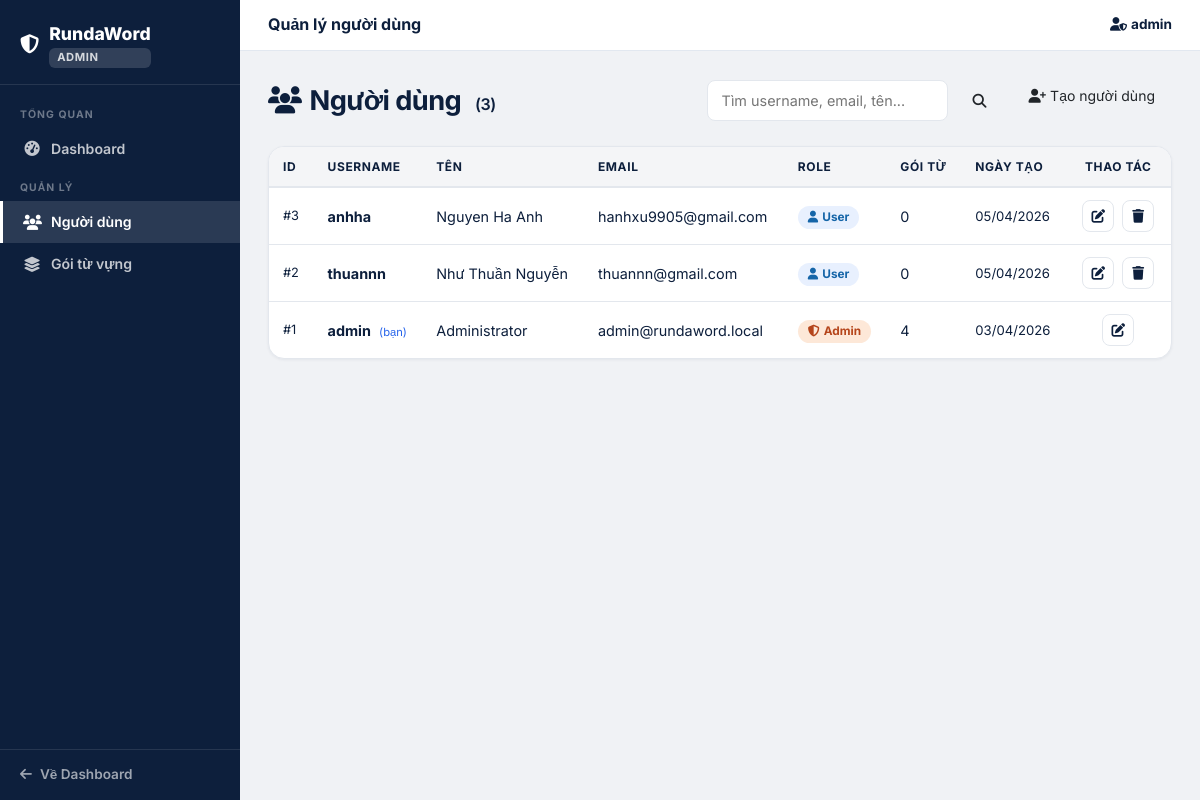
Page /admin/users (signed in) on the committed database.
### main.py (models this page shows, shortened)
class User(UserMixin, db.Model):
    __tablename__ = 'users'
    id            = db.Column(db.Integer, primary_key=True)
    username      = db.Column(db.String(50),  unique=True, nullable=False)
    name          = db.Column(db.String(100))
    email         = db.Column(db.String(120), unique=True, nullable=False)
    password_hash = db.Column(db.String(255), nullable=False)
    role          = db.Column(db.Integer, default=ROLE_USER, nullable=False)
    created_at    = db.Column(db.DateTime, default=datetime.utcnow)
    packages = db.relationship(
        'VocabPackage', backref='user', lazy=True, cascade='all, delete-orphan',
        foreign_keys='VocabPackage.user_id'
    )
    saved_packages = db.relationship(
        'VocabPackage', secondary=user_saved_packages,
        backref=db.backref('saved_by', lazy='dynamic'), lazy='dynamic'
    )

### main.py (the view)
@app.route('/admin/users')
@admin_required
def admin_users():
    q     = request.args.get('q', '').strip()
    query = User.query
    if q:
        query = query.filter(
            (User.username.ilike(f'%{q}%')) | (User.email.ilike(f'%{q}%')) | (User.name.ilike(f'%{q}%'))
        )
    users = query.order_by(User.created_at.desc()).all()
    return render_template('admin/users.html', users=users, search_query=q)

### main.py (called while the page is built)
def admin_required(f):
    @wraps(f)
    def decorated(*args, **kwargs):
        if not current_user.is_authenticated or current_user.role != ROLE_ADMIN:
            abort(403)
        return f(*args, **kwargs)
    return decorated

@login_manager.user_loader
def load_user(user_id):
    return User.query.get(int(user_id))

### templates/admin/users.html (shortened to what this page needs)
{% extends "admin/base_admin.html" %}
{% block topbar_title %}Quản lý người dùng{% endblock %}
{% block content %}
<div class="d-flex justify-content-between align-items-center mb-4 flex-wrap gap-3">
    <div class="page-title mb-0">
        <i class="fas fa-users me-2"></i>Người dùng
        <span style="font-size:1rem;color:var(--muted);font-weight:600;margin-left:8px;">({{ users|length }})</span>
    </div>
    <div class="d-flex gap-2 flex-wrap">
        <form method="GET" class="admin-search">
            <input type="text" name="q" placeholder="Tìm username, email, tên..."
                value="{{ search_query or '' }}">
            <button type="submit" class="btn btn-navy btn-sm px-3">
                <i class="fas fa-search"></i>
            </button>
        </form>
        <a href="{{ url_for('admin_create_user') }}" class="btn btn-navy btn-sm px-3">
            <i class="fas fa-user-plus me-1"></i>Tạo người dùng
        </a>
    </div>
</div>
<div class="rw-card" style="padding:0;overflow:hidden;">
    {% if users %}
    <table class="admin-table">
        <thead>
            <tr>
                <th>ID</th>
                <th>Username</th>
                <th>Tên</th>
                <th>Email</th>
                <th>Role</th>
                <th>Gói từ</th>
                <th>Ngày tạo</th>
                <th style="text-align:center;">Thao tác</th>
            </tr>
        </thead>
        <tbody>
            {% for user in users %}
            <tr>
                <td style="color:var(--muted);font-size:0.8rem;">#{{ user.id }}</td>
                <td>
                    <strong>{{ user.username }}</strong>
                    {% if user.id == current_user.id %}
                    <span style="font-size:0.7rem;color:var(--accent);margin-left:4px;">(bạn)</span>
                    {% endif %}
                </td>
                <td>{{ user.name or '—' }}</td>
                <td>{{ user.email }}</td>
                <td>
                    {% if user.role == 1 %}
                    <span class="admin-badge admin-badge-admin"><i class="fas fa-shield-alt me-1"></i>Admin</span>
                    {% else %}
                    <span class="admin-badge admin-badge-user"><i class="fas fa-user me-1"></i>User</span>
                    {% endif %}
                </td>
                <td>{{ user.packages | length }}</td>
                <td style="font-size:0.82rem;color:var(--muted);">
                    {{ user.created_at.strftime('%d/%m/%Y') }}
                </td>
                <td style="text-align:center;white-space:nowrap;">
                    <a href="{{ url_for('admin_edit_user', user_id=user.id) }}"
                       class="admin-action-btn" title="Chỉnh sửa">
                        <i class="fas fa-edit"></i>
                    </a>
                    {% if user.id != current_user.id %}
                    <button type="button" class="admin-action-btn danger" title="Xóa"
                        data-username="{{ user.username }}"
                        data-delete-url="{{ url_for('admin_delete_user', user_id=user.id) }}"
                        onclick="confirmDelete(this)">
                        <i class="fas fa-trash"></i>
                    </button>
                    {% endif %}
                </td>
            </tr>
            {% endfor %}
        </tbody>
    </table>
    {% else %}
    <div class="text-center py-5">
        <i class="fas fa-users fa-2x mb-3" style="color:var(--muted)"></i>
        <p class="text-muted mb-0">Không tìm thấy người dùng nào.</p>
    </div>
    {% endif %}
</div>
{% endblock %}

### templates/admin/base_admin.html (shortened to what this page needs)
<!DOCTYPE html>
<html lang="vi">
<head>
    <link href="https://cdn.jsdelivr.net/npm/bootstrap@5.3.0/dist/css/bootstrap.min.css" rel="stylesheet">
    <link href="https://cdnjs.cloudflare.com/ajax/libs/font-awesome/6.4.0/css/all.min.css" rel="stylesheet">
    <link href="{{ url_for('static', filename='css/main.css') }}" rel="stylesheet">
</head>
<body>
<div class="admin-shell">
    <aside class="admin-sidebar">
        <div class="admin-sidebar-brand">
            <a href="{{ url_for('admin_dashboard') }}">
                <i class="fas fa-shield-alt" style="font-size:1.2rem;"></i>
                <div>
                    RundaWord
                    <div class="admin-badge-label">ADMIN</div>
                </div>
            </a>
        </div>
        <nav class="admin-nav">
            <div class="admin-nav-section">Tổng quan</div>
            <a href="{{ url_for('admin_dashboard') }}"
               class="{{ 'active' if request.endpoint == 'admin_dashboard' else '' }}">
                <i class="fas fa-tachometer-alt"></i> Dashboard
            </a>
            <div class="admin-nav-section">Quản lý</div>
            <a href="{{ url_for('admin_users') }}"
               class="{{ 'active' if request.endpoint in ['admin_users', 'admin_create_user', 'admin_edit_user', 'admin_delete_user'] else '' }}">
                <i class="fas fa-users"></i> Người dùng
            </a>
            <a href="{{ url_for('admin_packages') }}"
               class="{{ 'active' if request.endpoint in ['admin_packages', 'admin_toggle_public', 'admin_delete_package'] else '' }}">
                <i class="fas fa-layer-group"></i> Gói từ vựng
            </a>
        </nav>
        <div class="admin-sidebar-footer">
            <a href="{{ url_for('dashboard') }}">
                <i class="fas fa-arrow-left"></i> Về Dashboard
            </a>
        </div>
    </aside>
    <div class="admin-main">
        <div class="admin-topbar">
            <div class="admin-topbar-title">{% block topbar_title %}Admin Panel{% endblock %}</div>
            <div class="admin-topbar-user">
                <i class="fas fa-user-shield me-1"></i>{{ current_user.username }}
            </div>
        </div>
        <div class="admin-content">
            {% block content %}{% endblock %}
        </div>
    </div>
</div>
</body>
</html>

### static/css/main.css (style rules this page uses)
:root { --navy: #0d1f3c; --navy-deep: #071020; --navy-mid: #1c3358; --white: #ffffff; --off-white: #f4f5f7; --bg: #f4f5f7; --border: #e3e7ed; --border-light: #edf0f4; --text: #0d1f3c; --text-muted: #7a8899; --text-light: #a0aab5; --green: #27ae60; --green-bg: #e8f8f0; --green-text: #1a7a43; --accent: #2563eb; --red: #e74c3c; --red-bg: #fdf2f2; --shadow-xs: 0 1px 3px rgba(13,31,60,0.06); --shadow-sm: 0 2px 8px rgba(13,31,60,0.08); --shadow-md: 0 4px 20px rgba(13,31,60,0.10); --shadow-lg: 0 8px 40px rgba(13,31,60,0.14); --r-sm: 8px; --r-md: 12px; --r-lg: 16px; --r-xl: 20px; }
*, *::before, *::after { box-sizing: border-box; margin: 0; padding: 0; }
html { scroll-behavior: smooth; overflow-y: scroll; }
body { font-family: 'Inter', sans-serif; background: var(--bg); color: var(--text); font-size: 14px; line-height: 1.6; -webkit-font-smoothing: antialiased; min-height: 100vh; display: flex; flex-direction: column; }
.rw-card { background: white; border-radius: var(--r-lg); border: 1px solid var(--border); padding: 24px; box-shadow: var(--shadow-xs); }
.page-title { font-family: 'Playfair Display', serif; font-weight: 700; font-size: 1.7rem; color: var(--navy); margin-bottom: 4px; letter-spacing: -0.02em; }

### rows in the picture
User: username "admin", id "1", shows "(bạn)", name "Administrator", email "admin@rundaword.local", role 1 (drawn), packages|length "4", created_at "03/04/2026"
User: id "3", username "anhha", name "Nguyen Ha Anh", email "hanhxu9905@gmail.com", role 0 (drawn), packages|length "0", created_at "05/04/2026"
User: id "2", username "thuannn", name "Như Thuần Nguyễn", email "thuannn@gmail.com", role 0 (drawn), packages|length "0", created_at "05/04/2026"

### other values in the picture
{{ users|length }} "3"
